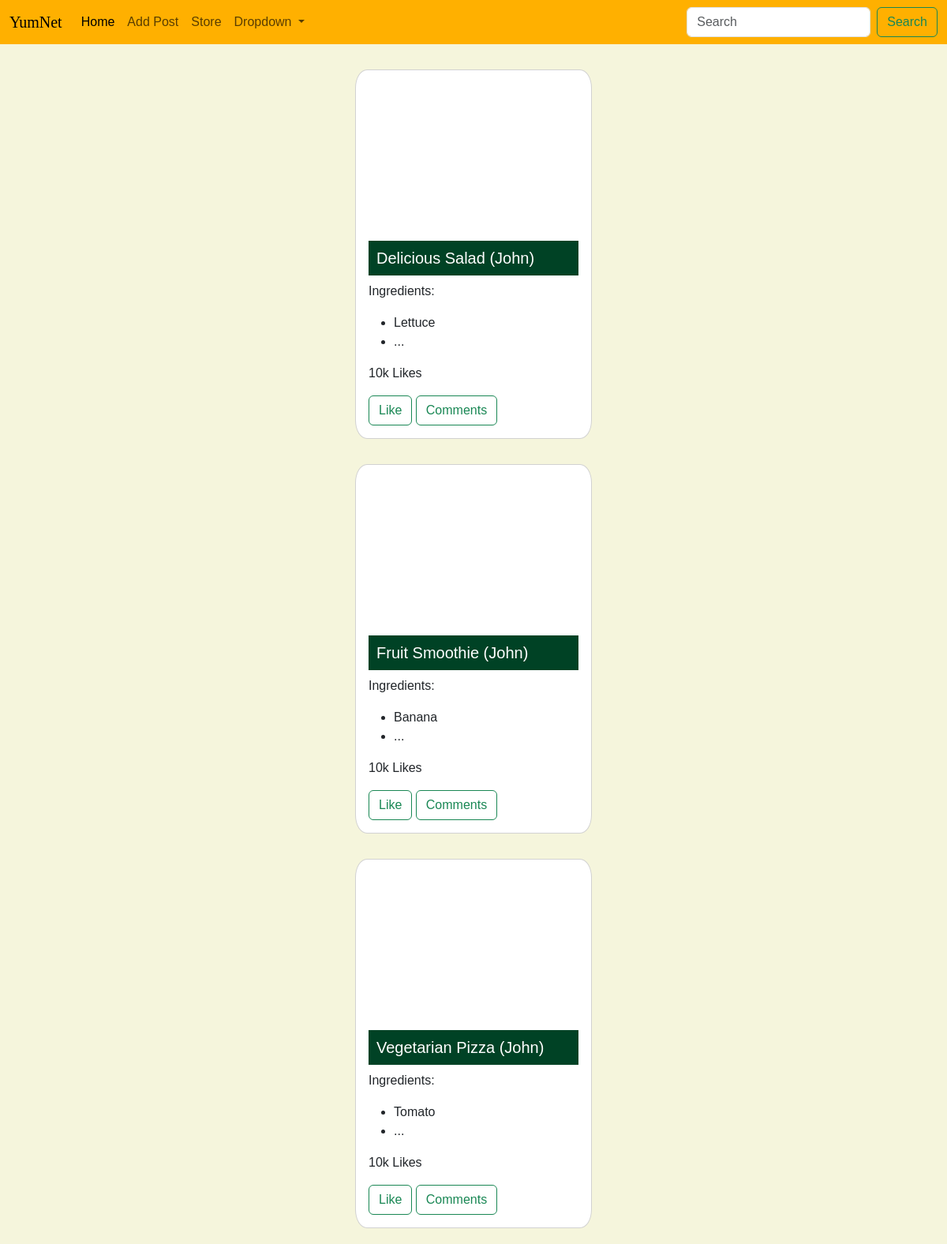
Before: /hompage.php with the older database file.
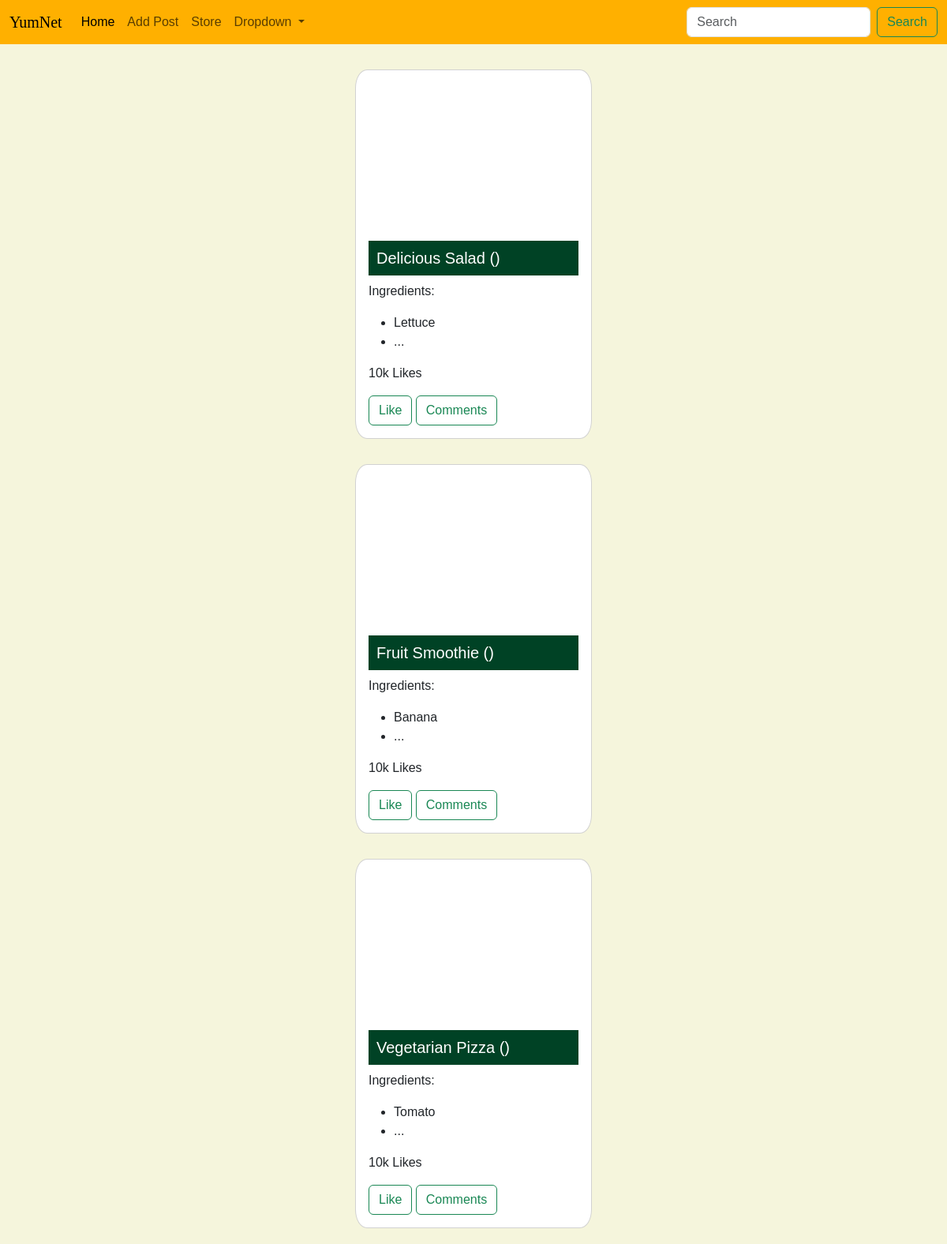
After: the same page with the newer database file.
### tables this page shows
CREATE TABLE `post` (
  `pid` int(11) NOT NULL,
  `img_url` varchar(2048) NOT NULL,
  `title` varchar(255) NOT NULL,
  `published_at` datetime NOT NULL,
  `is_veg` int(1) NOT NULL,
  `caption` varchar(2048) NOT NULL,
  `user_id` int(11) NOT NULL
);

CREATE TABLE `page_user` (
  `uid` int(11) NOT NULL,
  `first_name` varchar(255) NOT NULL,
  `last_name` varchar(255) NOT NULL,
  `user_name` varchar(255) NOT NULL,
  `email` varchar(255) NOT NULL,
  `pass` varchar(255) NOT NULL,
  `dob` date NOT NULL,
  `last_seen` datetime NOT NULL,
  `gender` bit(1) NOT NULL COMMENT 'male is zero female is one'
);

CREATE TABLE `postingredient` (
  `ingredient_name` varchar(255) NOT NULL,
  `post_id` int(11) NOT NULL
);

### hompage.php (the view, shortened to what this page needs)
<!DOCTYPE html>
<html lang="en">
<head>
    <?php require 'includes_and_requires/bootstrap.php'?>
    <?php require 'styleTemp.php'?>
</head>
<body>
    <?php include 'includes_and_requires/menu.php'?>
    <?php
    require 'config.php';
    $sql = "select * from follower where follower_id = 1";
    $ret = mysqli_query($conn,$sql);
    if(mysqli_num_rows($ret)>0){
      echo"YES";
    }else{
      $sql = "select * from post order by published_at";
      $ret = mysqli_query($conn,$sql);
      if(mysqli_num_rows($ret)>0){
        while($row = mysqli_fetch_assoc($ret)){
          $sql = "Select first_name from page_user where uid = {$row['user_id']}";
          $ret2 = mysqli_query($conn,$sql);
          $row2 = mysqli_fetch_assoc($ret2);
          $sql = "Select * from postingredient where post_id = {$row['pid']} limit 3";
          $ret3 = mysqli_query($conn,$sql);
          echo"
          <div class='card'>
      <div class='custom_image' style='background-image:url({$row['img_url']})'></div>
      <div class='card-body'>
        <h5 class='card-title'>{$row['title']} ({$row2['first_name']})</h5>
        <p class='card-text' onmouseover='onHover({$row['pid']})' onmouseout='outHover({$row['pid']})'>
          Ingredients: <ul>";
          while($row3 = mysqli_fetch_assoc($ret3)){
            echo "<li>{$row3['ingredient_name']}</li>";
          }
        echo"
        <li>...</li>
        </ul>
        </p>
        <p>10k Likes</p>
        <button type='button' class='btn btn-outline-success'>Like</button>
        <button type='button' class='btn btn-outline-success'>Comments</button>
      </div>
    </div>";
        }
      }
    }
    ?>
</body>
</html>

### includes_and_requires/bootstrap.php (shortened to what this page needs)
<link rel="stylesheet" href="bootstrap-5.3.2-dist/css/bootstrap.min.css">

### styleTemp.php
<link rel="stylesheet" href="style3.css">

### includes_and_requires/menu.php (shortened to what this page needs)
<nav class="navbar navbar-expand-lg nb_custom">
        <div class="container-fluid">
          <a class="navbar-brand title_font" href="#">YumNet</a>
          <div class="collapse navbar-collapse" id="navbarSupportedContent">
            <ul class="navbar-nav me-auto mb-2 mb-lg-0">
              <li class="nav-item">
                <a class="nav-link active" aria-current="page" href="hompage.php">Home</a>
              </li>
              <li class="nav-item">
                <a class="nav-link" href="addPost.php">Add Post</a>
              </li>
              <li class="nav-item">
                <a class="nav-link" href="store.php">Store</a>
              </li>
              <li class="nav-item dropdown">
                <a class="nav-link dropdown-toggle" href="#" role="button" data-bs-toggle="dropdown" aria-expanded="false">
                  Dropdown
                </a>
              </li>
            </ul>
            <form class="d-flex" role="search">
              <input class="form-control me-2" type="search" placeholder="Search" aria-label="Search">
              <button class="btn btn-outline-success" type="submit">Search</button>
            </form>
          </div>
        </div>
      </nav>

### style3.css (style rules this page uses)
.card { width: 25%; margin: 2em auto; }
.title_font { font-family: 'Kaushan Script', cursive; }
body { font-family: sans-serif; background-color: #F5F5DC; }
.nb_custom { background-color: #FFB000; margin-bottom: 20px; }
h5.card-title { background-color: #004225; padding: 10px; color: white; }
.custom_image { width: 100%; height: 200px; background-size: cover; background-position: center; }
.card { border-radius: 5%; margin-bottom: 20px; }
.custom_image { border-top-left-radius: 5%; border-top-right-radius: 5%; }

Changed rows visible on the page:
changed post "Delicious Salad": page_user.first_name "John" → (not shown)
changed post "Fruit Smoothie": page_user.first_name "John" → (not shown)
changed post "Vegetarian Pizza": page_user.first_name "John" → (not shown)
